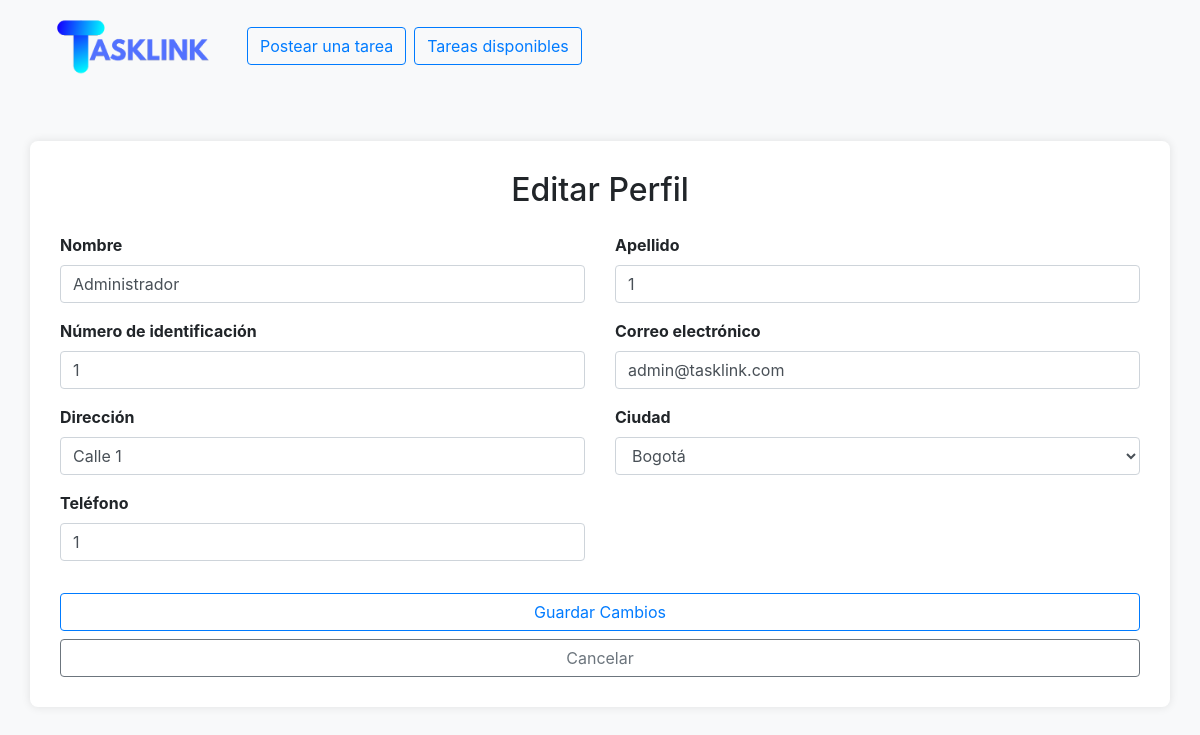
The app's page /editar_perfil (signed in) with its own data.
### tables this page shows
CREATE TABLE Usuarios (
    ID_usuario INTEGER PRIMARY KEY,
    Nombre TEXT NOT NULL,
    Apellido TEXT NOT NULL,
    Correo TEXT NOT NULL UNIQUE,
    Contrasena TEXT NOT NULL,
    ID_estado_usuario INTEGER,
    ID_tipo_usuario INTEGER,
    Identificacion TEXT NOT NULL UNIQUE,
    ID_ciudad INTEGER,
    Direccion TEXT,
    Telefono TEXT,
    FotoPerfil BLOB,
    FotoCedula BLOB,
    Fecha_creacion DATETIME DEFAULT CURRENT_TIMESTAMP,
    Fecha_actualizacion DATETIME DEFAULT CURRENT_TIMESTAMP,
    FOREIGN KEY (ID_estado_usuario) REFERENCES Estados_Usuarios(ID_estado_usuario),
    FOREIGN KEY (ID_tipo_usuario) REFERENCES Tipos_Usuarios(ID_tipo_usuario),
    FOREIGN KEY (ID_ciudad) REFERENCES Ciudades(ID_ciudad)
);

### app.py (the view)
@app.route('/editar_perfil', methods=['GET'])
@login_requerido
@verificar_usuario_activo
def editar_perfil():
    conn = db_manager.get_connection()
    ciudades = conn.execute('SELECT ID_ciudad, Nombre FROM Ciudades').fetchall()
    conn.close()
    conn = db_manager.get_connection()
    usuario = conn.execute('''
        SELECT U.*, C.Nombre AS Ciudad
        FROM Usuarios U
        LEFT JOIN Ciudades C ON U.ID_ciudad = C.ID_ciudad
        WHERE U.ID_usuario = ?
    ''', (session['user_id'],)).fetchone()
    conn.close()
    return render_template('editar_perfil.html', usuario=usuario, ciudades=ciudades)

### app.py (called while the page is built)
def login_requerido(f):
    @wraps(f)
    def decorador(*args, **kwargs):
        if 'user_id' not in session:
            return redirect(url_for('login'))
        return f(*args, **kwargs)
    return decorador

def verificar_usuario_activo(f):
    @wraps(f)
    def decorated_function(*args, **kwargs):
        usuario_id = session.get('user_id')  # Obtener el ID del usuario de la sesión
        if not usuario_id:
            flash('Debes iniciar sesión primero.', 'danger')
            return redirect(url_for('login'))
        conn = db_manager.get_connection()
        estado_usuario = conn.execute(
            'SELECT ID_estado_usuario FROM Usuarios WHERE ID_usuario = ?',
            (usuario_id,)
        ).fetchone()
        conn.close()
        if estado_usuario and estado_usuario['ID_estado_usuario'] != 1:
            flash('Tu cuenta está inactiva y no puedes acceder a esta sección solo al perfil. Por favor, contacta al administrador.', 'warning')
            return redirect(url_for('index'))  # Redirige al usuario al índice
        return f(*args, **kwargs)
    return decorated_function

    def get_connection(self):
        conn = sqlite3.connect('TaskLink.db')
        conn.row_factory = sqlite3.Row
        return conn

### templates/editar_perfil.html (shortened to what this page needs)
<!DOCTYPE html>
<html lang="es">
<head>
    <link href="https://maxcdn.bootstrapcdn.com/bootstrap/4.5.2/css/bootstrap.min.css" rel="stylesheet" />
    <link rel="stylesheet" href="/static/css/styles.css" />
</head>
<body>
    <nav class="navbar navbar-expand-lg bg-body-tertiary">
        <div class="container-fluid d-flex justify-content-between align-items-center">
            <div class="d-flex align-items-center">
                <a class="navbar-brand" href="{{ url_for('index') }}">
                    <img src="../static/images/LogoCompleto.png" alt="TaskLink Logo" width="200px">
                </a>
                <a class="btn btn-outline-primary mr-2" href="{{ url_for('agregar_solicitud') }}">Postear una tarea</a>
                <a class="btn btn-outline-primary mr-2" href="{{ url_for('tareas') }}">Tareas disponibles</a>
            </div>
        </div>
    </nav>
    <div class="container mt-5">
        <h2 class="text-center">Editar Perfil</h2>
        <form id="editProfileForm" action="/actualizar-perfil" method="POST" enctype="multipart/form-data" class="mt-4">
            <div class="row">
                <div class="col-md-6">
                    <div class="form-group">
                        <label for="nombre">Nombre</label>
                        <input type="text" class="form-control" id="nombre" name="nombre"
                            value="{{ usuario['Nombre'] }}" required />
                    </div>
                </div>
                <div class="col-md-6">
                    <div class="form-group">
                        <label for="apellido">Apellido</label>
                        <input type="text" class="form-control" id="apellido" name="apellido"
                            value="{{ usuario['Apellido'] }}" required />
                    </div>
                </div>
            </div>
            <div class="row">
                <div class="col-md-6">
                    <div class="form-group">
                        <label for="identificacion">Número de identificación</label>
                        <input type="text" class="form-control" id="identificacion" name="identificacion"
                            value="{{ usuario['Identificacion'] }}" required />
                    </div>
                </div>
                <div class="col-md-6">
                    <div class="form-group">
                        <label for="correo">Correo electrónico</label>
                        <input type="email" class="form-control" id="correo" name="correo"
                            value="{{ usuario['Correo'] }}" required />
                    </div>
                </div>
            </div>
            <div class="row">
                <div class="col-md-6">
                    <div class="form-group">
                        <label for="direccion">Dirección</label>
                        <input type="text" class="form-control" id="direccion" name="direccion"
                            value="{{ usuario['Direccion'] }}" />
                    </div>
                </div>
                <div class="col-md-6">
                    <div class="form-group">
                        <label for="ciudad">Ciudad</label>
                        {% if ciudades %}
                        <select class="form-control" id="ciudad" name="ciudad" required>
                            {% for ciudad in ciudades %}
                            <option value="{{ ciudad['ID_ciudad'] }}" {% if ciudad['Nombre']==usuario['Ciudad'] %}
                                selected {% endif %}>
                                {{ ciudad['Nombre'] }}
                            </option>
                            {% endfor %}
                        </select>
                        {% else %}
                        <select class="form-control" id="ciudad" disabled>
                            <option>No hay ciudades disponibles</option>
                        </select>
                        {% endif %}
                    </div>
                </div>
            </div>
            <div class="row">
                <div class="col-md-6">
                    <div class="form-group">
                        <label for="telefono">Teléfono</label>
                        <input type="text" class="form-control" id="telefono" name="telefono"
                            value="{{ usuario['Telefono'] }}" />
                    </div>
                </div>
            </div>
            <button type="submit" class="btn btn-outline-primary btn-block mt-3">Guardar Cambios</button>
            <a href="/profile" class="btn btn-outline-secondary btn-block mt-2">Cancelar</a>
        </form>
    </div>
</body>
</html>

### static/css/styles.css (style rules this page uses)
body { background-color: #f8f9fa; }
.container { background-color: white; border-radius: 8px; box-shadow: 0 0 10px rgba(0, 0, 0, 0.1); padding: 30px; margin-top: 50px; }
.form-group label { font-weight: bold; }
.form-control::placeholder { color: #aaa; }

### records on screen
Usuarios: nombre "Administrador", apellido "1", identificacion "1", correo "admin@tasklink.com", direccion "Calle 1", telefono "1"

### other values on screen
form field ciudad "Bogotá"
